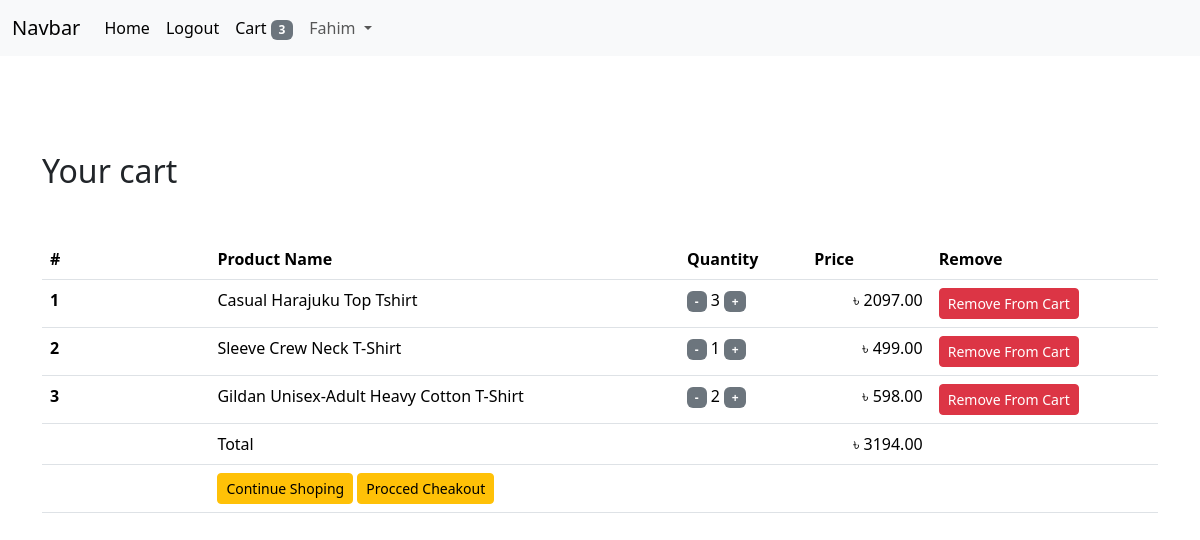
The page /order/cart (signed in) on the database its author committed.
### App_order/models.py (models this page shows, shortened)
class Order(models.Model):
    orderitems = models.ManyToManyField(Cart)
    user = models.ForeignKey(User,on_delete=models.CASCADE)
    ordered = models.BooleanField(default=False)
    created = models.DateTimeField(auto_now_add=True)
    paymentId = models.CharField(max_length=264,blank=True,null=True)
    orderId = models.CharField(max_length=200,blank=True,null=True)
    def get_totals(self):
        total = 0
        for order_item in self.orderitems.all():
            total += float(order_item.get_total())
        return total

class Cart(models.Model):
    user = models.ForeignKey(User,on_delete=models.CASCADE,related_name='cart')
    item = models.ForeignKey(Products,on_delete=models.CASCADE,related_name='cart')
    quantity = models.IntegerField(default=1)
    purchased = models.BooleanField(default=False)
    created = models.DateTimeField(auto_now_add=True)
    updated = models.DateTimeField(auto_now=True)
    def get_total(self):
        total = self.item.price * self.quantity
        float_total = format(total, '0.2f')
        return float_total

### App_shop/models.py (models this page shows, shortened)
class Products(models.Model):
    image = models.ImageField(upload_to='product-images')
    name = models.CharField(max_length=264)
    category = models.ForeignKey(Category,on_delete=models.CASCADE,related_name='category')
    preview_text = models.CharField(max_length=924)
    detail_text = models.CharField(max_length=1000)
    price = models.FloatField()
    old_price = models.FloatField(default=0.00)
    created = models.DateTimeField(auto_now_add=True)
    class Meta:
        ordering = ['-created']

### App_order/views.py (the view)
# urls.py: path('cart',cart_view,name='cart'),
@login_required
def cart_view(request):
    carts = Cart.objects.filter(user=request.user,purchased=False)
    orders = Order.objects.filter(user=request.user,ordered=False)
    if carts.exists() and orders.exists():
        order = orders[0]
        return render(request,'App_order/cart.html',context={'carts':carts,'order':order})
    else:
        messages.warning(request,'You dont have any item in your cart!')
        return redirect('home')

### App_order/templatetags/cart_tag.py (called while the page is built)
@register.filter
def cart_total(user):
    order = Order.objects.filter(user=user,ordered=False)
    if order.exists():
        return order[0].orderitems.count()
    else:
        return 0

### templates/App_order/cart.html
{% extends 'base.html' %}
{%block body_block%}
<div class="container py-5">
    <div class="my-5">
        <h2>Your cart</h2>
    </div>
    <table class="table table-hover">
        <thead>
            <tr>
                <th scope="col" width="15%">
                    #
                </th>
                <th scope="col">
                    Product Name
                </th>
                <th scope="col">
                    Quantity
                </th>
                <th scope="col">
                    Price
                </th>
                <th scope="col">
                    Remove
                </th>
            </tr>
        </thead>
        <tbody>
            {% for cart in carts %}
                <tr>
                    <th scope="row">{{forloop.counter}}</th>
                    <td>{{cart.item.name}}</td>
                    <td>
                        <a href="{% url 'decrease' pk=cart.item.pk %}" style="text-decoration: none;" class="mr-2"><span class="badge text-bg-secondary">-</span></a>
                        {{cart.quantity}}
                        <a href="{% url 'increase' pk=cart.item.pk %}" style="text-decoration: none;" class="mr-2"><span class="badge text-bg-secondary">+</span></a>
                    </td>
                    <td align="right">&#2547; {{cart.get_total}}</td>
                <td><a href="{% url 'remove' pk=cart.item.pk %}" class="btn btn-danger btn-sm">Remove From Cart</a></td>
                </tr>
            {%endfor%}
            <tr>
                <th scope="row"></th>
                <td colspan="2">Total</td>
                <td align="right">&#2547; {{order.get_totals|floatformat:2}}</td>
                <td></td>
            </tr>
            <tr>
                <th scope="row"></th>
                <td colspan="4" class="text-right">
                    <a href="{% url 'home' %}" class="btn btn-warning btn-sm mr-4">Continue Shoping</a>
                    <a href="{% url 'checkout' %}" class="btn btn-warning btn-sm mr-4">Procced Cheakout</a>
                </td>
            </tr>
        </tbody>
    </table>
</div>
{%endblock%}

### templates/base.html (shortened to what this page needs)
<!doctype html>
{% load cart_tag %}
<html lang="en">
  <head>
    <link href="https://cdn.jsdelivr.net/npm/bootstrap@5.3.3/dist/css/bootstrap.min.css" rel="stylesheet">
  </head>
  <body>
    <nav class="navbar navbar-expand-lg bg-body-tertiary">
      <div class="container-fluid">
        <a class="navbar-brand" href="#">Navbar</a>
        <div class="collapse navbar-collapse" id="navbarNav">
          <ul class="navbar-nav">
            <li class="nav-item">
              <a class="nav-link active" aria-current="page" href="{% url 'home' %}">Home</a>
            </li>
            {% if not user.is_authenticated %}
            <li class="nav-item">
              <a class="nav-link active" aria-current="page" href="{% url 'signup'%}">SignUP</a>
            </li>
            <li class="nav-item">
              <a class="nav-link active" aria-current="page" href="{% url 'login' %}">Login</a>
            </li>
            {% else %}
            <li class="nav-item">
              <a class="nav-link active" aria-current="page" href="{% url 'logout' %}">Logout</a>
            </li>
            <li class="nav-item">
              <a class="nav-link active" aria-current="page" href="{% url 'cart' %}">Cart   <span class="badge text-bg-secondary">{{request.user| cart_total}}</span></a>
            </li>
            <li class="nav-item dropdown">
              <a class="nav-link dropdown-toggle" href="#" role="button" data-bs-toggle="dropdown" aria-expanded="false">
                {{user.username}}
              </a>
            </li>
            {% endif %}
          </ul>
        </div>
      </div>
    </nav>
{%block body_block%}{%endblock%}
  </body>
</html>

### rows shown on the page
Cart: item.name "Casual Harajuku Top Tshirt", quantity "3", get_total "2097.00"
Cart: item.name "Sleeve Crew Neck T-Shirt", quantity "1", get_total "499.00"
Cart: item.name "Gildan Unisex-Adult Heavy Cotton T-Shirt", quantity "2", get_total "598.00"
Order: get_totals "3194.00"

### other values the page prints
{{ request.user| cart_total }} "3"
{{ user.username }} "Fahim"
